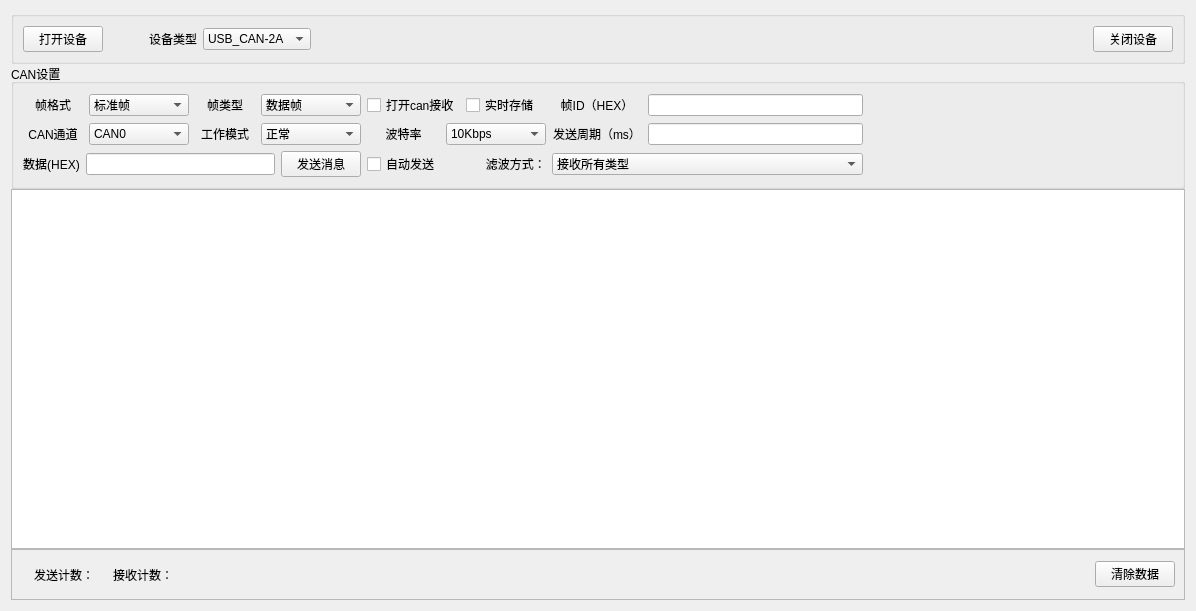
<?xml version="1.0" encoding="UTF-8"?>
<ui version="4.0">
 <class>canDataShowForm</class>
 <widget class="QWidget" name="canDataShowForm">
  <property name="geometry">
   <rect>
    <x>0</x>
    <y>0</y>
    <width>1196</width>
    <height>611</height>
   </rect>
  </property>
  <property name="windowTitle">
   <string>Form</string>
  </property>
  <layout class="QGridLayout" name="gridLayout">
   <item row="0" column="0">
    <widget class="QWidget" name="widget" native="true">
     <layout class="QGridLayout" name="gridLayout_3">
      <property name="leftMargin">
       <number>0</number>
      </property>
      <property name="topMargin">
       <number>0</number>
      </property>
      <property name="rightMargin">
       <number>0</number>
      </property>
      <property name="bottomMargin">
       <number>0</number>
      </property>
      <property name="spacing">
       <number>0</number>
      </property>
      <item row="1" column="0">
       <widget class="QGroupBox" name="groupBox_2">
        <property name="title">
         <string>CAN设置</string>
        </property>
        <layout class="QGridLayout" name="gridLayout_5">
         <item row="0" column="0">
          <layout class="QHBoxLayout" name="horizontalLayout_2">
           <item>
            <widget class="QLabel" name="label_2">
             <property name="minimumSize">
              <size>
               <width>60</width>
               <height>0</height>
              </size>
             </property>
             <property name="text">
              <string>帧格式</string>
             </property>
             <property name="alignment">
              <set>Qt::AlignCenter</set>
             </property>
            </widget>
           </item>
           <item>
            <widget class="QComboBox" name="comboBox_format">
             <property name="minimumSize">
              <size>
               <width>100</width>
               <height>0</height>
              </size>
             </property>
             <item>
              <property name="text">
               <string>标准帧</string>
              </property>
             </item>
             <item>
              <property name="text">
               <string>扩展帧</string>
              </property>
             </item>
            </widget>
           </item>
          </layout>
         </item>
         <item row="0" column="1">
          <layout class="QHBoxLayout" name="horizontalLayout_3">
           <item>
            <widget class="QLabel" name="label_4">
             <property name="minimumSize">
              <size>
               <width>60</width>
               <height>0</height>
              </size>
             </property>
             <property name="text">
              <string>帧类型</string>
             </property>
             <property name="alignment">
              <set>Qt::AlignCenter</set>
             </property>
            </widget>
           </item>
           <item>
            <widget class="QComboBox" name="comboBox_frame_type">
             <property name="minimumSize">
              <size>
               <width>100</width>
               <height>0</height>
              </size>
             </property>
             <item>
              <property name="text">
               <string>数据帧</string>
              </property>
             </item>
             <item>
              <property name="text">
               <string>远程帧</string>
              </property>
             </item>
            </widget>
           </item>
          </layout>
         </item>
         <item row="0" column="2">
          <widget class="QCheckBox" name="checkBox_canrecv">
           <property name="text">
            <string>打开can接收</string>
           </property>
          </widget>
         </item>
         <item row="0" column="3">
          <widget class="QCheckBox" name="checkBox_cansave">
           <property name="text">
            <string>实时存储</string>
           </property>
          </widget>
         </item>
         <item row="0" column="4">
          <layout class="QHBoxLayout" name="horizontalLayout_4">
           <item>
            <widget class="QLabel" name="label_5">
             <property name="minimumSize">
              <size>
               <width>90</width>
               <height>0</height>
              </size>
             </property>
             <property name="text">
              <string>帧ID（HEX）</string>
             </property>
             <property name="alignment">
              <set>Qt::AlignCenter</set>
             </property>
            </widget>
           </item>
           <item>
            <widget class="QLineEdit" name="lineEdit_frame_id"/>
           </item>
          </layout>
         </item>
         <item row="0" column="5">
          <spacer name="horizontalSpacer_5">
           <property name="orientation">
            <enum>Qt::Horizontal</enum>
           </property>
           <property name="sizeHint" stdset="0">
            <size>
             <width>146</width>
             <height>20</height>
            </size>
           </property>
          </spacer>
         </item>
         <item row="1" column="0">
          <layout class="QHBoxLayout" name="horizontalLayout_5">
           <item>
            <widget class="QLabel" name="label_3">
             <property name="minimumSize">
              <size>
               <width>60</width>
               <height>0</height>
              </size>
             </property>
             <property name="text">
              <string>CAN通道</string>
             </property>
             <property name="alignment">
              <set>Qt::AlignCenter</set>
             </property>
            </widget>
           </item>
           <item>
            <widget class="QComboBox" name="comboBox_Channel">
             <property name="minimumSize">
              <size>
               <width>100</width>
               <height>0</height>
              </size>
             </property>
             <item>
              <property name="text">
               <string>CAN0</string>
              </property>
             </item>
             <item>
              <property name="text">
               <string>CAN1</string>
              </property>
             </item>
            </widget>
           </item>
          </layout>
         </item>
         <item row="1" column="1">
          <layout class="QHBoxLayout" name="horizontalLayout_7">
           <item>
            <widget class="QLabel" name="label_8">
             <property name="minimumSize">
              <size>
               <width>60</width>
               <height>0</height>
              </size>
             </property>
             <property name="text">
              <string>工作模式</string>
             </property>
             <property name="alignment">
              <set>Qt::AlignCenter</set>
             </property>
            </widget>
           </item>
           <item>
            <widget class="QComboBox" name="comboBox_work_mode">
             <property name="minimumSize">
              <size>
               <width>100</width>
               <height>0</height>
              </size>
             </property>
             <item>
              <property name="text">
               <string>正常</string>
              </property>
             </item>
             <item>
              <property name="text">
               <string>自发自收</string>
              </property>
             </item>
             <item>
              <property name="text">
               <string>只听</string>
              </property>
             </item>
            </widget>
           </item>
          </layout>
         </item>
         <item row="1" column="2" colspan="2">
          <layout class="QHBoxLayout" name="horizontalLayout_8">
           <item>
            <widget class="QLabel" name="label_9">
             <property name="minimumSize">
              <size>
               <width>60</width>
               <height>0</height>
              </size>
             </property>
             <property name="text">
              <string>波特率</string>
             </property>
             <property name="alignment">
              <set>Qt::AlignCenter</set>
             </property>
            </widget>
           </item>
           <item>
            <widget class="QComboBox" name="comboBox_baudrate">
             <property name="minimumSize">
              <size>
               <width>100</width>
               <height>0</height>
              </size>
             </property>
             <item>
              <property name="text">
               <string>10Kbps</string>
              </property>
             </item>
             <item>
              <property name="text">
               <string>20Kbps</string>
              </property>
             </item>
             <item>
              <property name="text">
               <string>40Kbps</string>
              </property>
             </item>
             <item>
              <property name="text">
               <string>50Kbps</string>
              </property>
             </item>
             <item>
              <property name="text">
               <string>80Kbps</string>
              </property>
             </item>
             <item>
              <property name="text">
               <string>100Kbps</string>
              </property>
             </item>
             <item>
              <property name="text">
               <string>125Kbps</string>
              </property>
             </item>
             <item>
              <property name="text">
               <string>200Kbps</string>
              </property>
             </item>
             <item>
              <property name="text">
               <string>250Kbps</string>
              </property>
             </item>
             <item>
              <property name="text">
               <string>400Kbps</string>
              </property>
             </item>
             <item>
              <property name="text">
               <string>500Kbps</string>
              </property>
             </item>
             <item>
              <property name="text">
               <string>666Kbps</string>
              </property>
             </item>
             <item>
              <property name="text">
               <string>800Kbps</string>
              </property>
             </item>
             <item>
              <property name="text">
               <string>1000Kbps</string>
              </property>
             </item>
             <item>
              <property name="text">
               <string>33.33Kbps</string>
              </property>
             </item>
             <item>
              <property name="text">
               <string>66.66Kbps</string>
              </property>
             </item>
             <item>
              <property name="text">
               <string>83.33Kbps</string>
              </property>
             </item>
            </widget>
           </item>
          </layout>
         </item>
         <item row="1" column="4">
          <layout class="QHBoxLayout" name="horizontalLayout_10">
           <item>
            <widget class="QLabel" name="label_10">
             <property name="minimumSize">
              <size>
               <width>90</width>
               <height>0</height>
              </size>
             </property>
             <property name="text">
              <string>发送周期（ms）</string>
             </property>
             <property name="alignment">
              <set>Qt::AlignCenter</set>
             </property>
            </widget>
           </item>
           <item>
            <widget class="QLineEdit" name="lineEdit_Period"/>
           </item>
          </layout>
         </item>
         <item row="1" column="5">
          <spacer name="horizontalSpacer_6">
           <property name="orientation">
            <enum>Qt::Horizontal</enum>
           </property>
           <property name="sizeHint" stdset="0">
            <size>
             <width>146</width>
             <height>20</height>
            </size>
           </property>
          </spacer>
         </item>
         <item row="2" column="0" colspan="2">
          <layout class="QHBoxLayout" name="horizontalLayout_9">
           <item>
            <layout class="QHBoxLayout" name="horizontalLayout_6">
             <item>
              <widget class="QLabel" name="label_6">
               <property name="text">
                <string>数据(HEX)</string>
               </property>
               <property name="alignment">
                <set>Qt::AlignCenter</set>
               </property>
              </widget>
             </item>
             <item>
              <widget class="QLineEdit" name="lineEdit_frame_date"/>
             </item>
            </layout>
           </item>
           <item>
            <widget class="QPushButton" name="pushButton_send">
             <property name="text">
              <string>发送消息</string>
             </property>
            </widget>
           </item>
          </layout>
         </item>
         <item row="2" column="2">
          <widget class="QCheckBox" name="checkBox_autoSend">
           <property name="text">
            <string>自动发送</string>
           </property>
          </widget>
         </item>
         <item row="2" column="3">
          <widget class="QLabel" name="label">
           <property name="text">
            <string>      滤波方式：</string>
           </property>
          </widget>
         </item>
         <item row="2" column="4">
          <widget class="QComboBox" name="comboBox_recvDataType">
           <item>
            <property name="text">
             <string>接收所有类型</string>
            </property>
           </item>
           <item>
            <property name="text">
             <string>只接受标准帧</string>
            </property>
           </item>
           <item>
            <property name="text">
             <string>只接受扩展帧</string>
            </property>
           </item>
          </widget>
         </item>
         <item row="2" column="5">
          <spacer name="horizontalSpacer">
           <property name="orientation">
            <enum>Qt::Horizontal</enum>
           </property>
           <property name="sizeHint" stdset="0">
            <size>
             <width>40</width>
             <height>20</height>
            </size>
           </property>
          </spacer>
         </item>
        </layout>
       </widget>
      </item>
      <item row="2" column="0">
       <widget class="QTableView" name="tableView_data"/>
      </item>
      <item row="0" column="0">
       <widget class="QGroupBox" name="groupBox">
        <property name="title">
         <string/>
        </property>
        <layout class="QGridLayout" name="gridLayout_4">
         <item row="0" column="0">
          <widget class="QPushButton" name="pushButton_open">
           <property name="text">
            <string>打开设备</string>
           </property>
          </widget>
         </item>
         <item row="0" column="3">
          <widget class="QPushButton" name="pushButton_close">
           <property name="text">
            <string>关闭设备</string>
           </property>
          </widget>
         </item>
         <item row="0" column="2">
          <layout class="QHBoxLayout" name="horizontalLayout">
           <item>
            <widget class="QLabel" name="label_">
             <property name="layoutDirection">
              <enum>Qt::LeftToRight</enum>
             </property>
             <property name="text">
              <string>设备类型</string>
             </property>
             <property name="alignment">
              <set>Qt::AlignCenter</set>
             </property>
            </widget>
           </item>
           <item>
            <widget class="QComboBox" name="comboBox_devtype">
             <item>
              <property name="text">
               <string>USB_CAN-2A</string>
              </property>
             </item>
             <item>
              <property name="text">
               <string>USB_CAN-2C</string>
              </property>
             </item>
             <item>
              <property name="text">
               <string>CANalyst-II</string>
              </property>
             </item>
            </widget>
           </item>
           <item>
            <spacer name="horizontalSpacer_4">
             <property name="orientation">
              <enum>Qt::Horizontal</enum>
             </property>
             <property name="sizeHint" stdset="0">
              <size>
               <width>40</width>
               <height>20</height>
              </size>
             </property>
            </spacer>
           </item>
          </layout>
         </item>
         <item row="0" column="1">
          <spacer name="horizontalSpacer_3">
           <property name="orientation">
            <enum>Qt::Horizontal</enum>
           </property>
           <property name="sizeType">
            <enum>QSizePolicy::Fixed</enum>
           </property>
           <property name="sizeHint" stdset="0">
            <size>
             <width>40</width>
             <height>20</height>
            </size>
           </property>
          </spacer>
         </item>
        </layout>
       </widget>
      </item>
      <item row="3" column="0">
       <widget class="QFrame" name="frame">
        <property name="minimumSize">
         <size>
          <width>0</width>
          <height>51</height>
         </size>
        </property>
        <property name="frameShape">
         <enum>QFrame::StyledPanel</enum>
        </property>
        <property name="frameShadow">
         <enum>QFrame::Raised</enum>
        </property>
        <layout class="QHBoxLayout" name="horizontalLayout_11">
         <item>
          <widget class="QLabel" name="label_status">
           <property name="text">
            <string/>
           </property>
          </widget>
         </item>
         <item>
          <widget class="QLabel" name="label_7">
           <property name="text">
            <string>发送计数：</string>
           </property>
          </widget>
         </item>
         <item>
          <widget class="QLabel" name="label_sendNum">
           <property name="text">
            <string/>
           </property>
          </widget>
         </item>
         <item>
          <widget class="QLabel" name="label_11">
           <property name="text">
            <string>接收计数：</string>
           </property>
          </widget>
         </item>
         <item>
          <widget class="QLabel" name="label_recvNum">
           <property name="text">
            <string/>
           </property>
          </widget>
         </item>
         <item>
          <spacer name="horizontalSpacer_2">
           <property name="orientation">
            <enum>Qt::Horizontal</enum>
           </property>
           <property name="sizeHint" stdset="0">
            <size>
             <width>650</width>
             <height>20</height>
            </size>
           </property>
          </spacer>
         </item>
         <item>
          <widget class="QLabel" name="label_error">
           <property name="text">
            <string/>
           </property>
          </widget>
         </item>
         <item>
          <widget class="QPushButton" name="pushButton_cleanData">
           <property name="text">
            <string>清除数据</string>
           </property>
          </widget>
         </item>
        </layout>
       </widget>
      </item>
     </layout>
    </widget>
   </item>
  </layout>
 </widget>
 <resources/>
 <connections/>
</ui>
